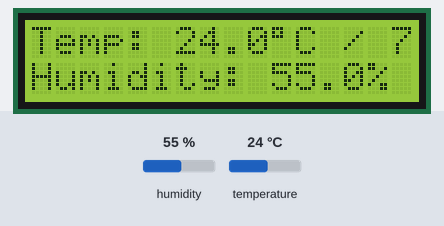
Bench run of a sketch on a simulated Arduino Uno, built with avr-gcc and run on an emulated ATmega328P. Shown: 16×2 character LCD. The test bench sets the inputs (shaded band); at power-on: humidity 55 %, temperature 24 °C.

Above: at 3.2 s.
3.3 s: humidity set to 22 %
At 4.8 s:
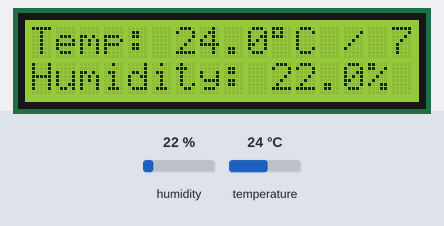
6.0 s: temperature set to 12 °C
At 7.4 s:
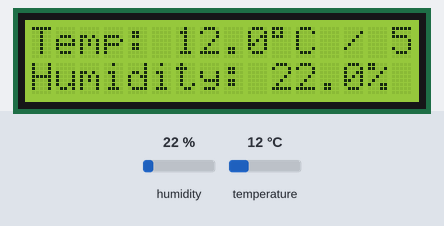
8.7 s: humidity set to 40 %
At 11.2 s:
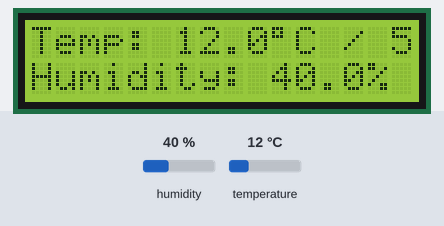
11.8 s: temperature set to 19 °C
At 13.8 s:
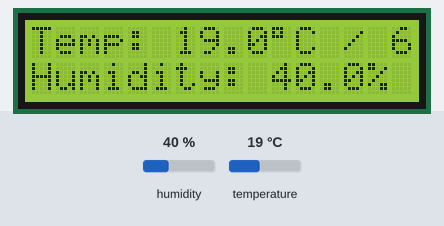
Timing chart, 0 to 15.3 s (numbered marks = the images above; inputs shaded):
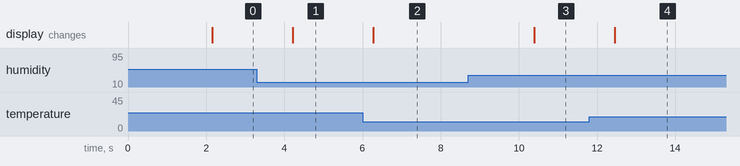

The sketch:

Environmental_Monitor.ino
```cpp
#include <Wire.h>
#include <LiquidCrystal_I2C.h>
#include <DHT.h>

// Pin & Sensor Setup
#define DHTPIN 2
#define DHTTYPE DHT11

DHT dht(DHTPIN, DHTTYPE);
LiquidCrystal_I2C lcd(0x27, 16, 2);

void setup() {
  lcd.init();
  lcd.backlight();
  dht.begin();

  // Boot sequence message
  lcd.setCursor(0, 0);
  lcd.print("Env Monitor");
  lcd.setCursor(0, 1);
  lcd.print("Initializing...");
  delay(2000);
  lcd.clear();
}

void loop() {
  // Read sensor values (takes ~250ms)
  float humidity = dht.readHumidity();
  float tempC = dht.readTemperature();
  float tempF = dht.readTemperature(true);

  // Check if reading failed
  if (isnan(humidity) || isnan(tempC) || isnan(tempF)) {
    lcd.setCursor(0, 0);
    lcd.print("Sensor Error!   ");
    return;
  }

  // Line 1: Temperature in Celsius & Fahrenheit
  lcd.setCursor(0, 0);
  lcd.print("Temp: ");
  lcd.print(tempC, 1);
  lcd.print((char)223); // Degree symbol (°)
  lcd.print("C / ");
  lcd.print(tempF, 0);
  lcd.print((char)223);
  lcd.print("F ");

  // Line 2: Humidity percentage
  lcd.setCursor(0, 1);
  lcd.print("Humidity: ");
  lcd.print(humidity, 1);
  lcd.print("%   ");

  // DHT11 minimum sampling interval (1-2 seconds)
  delay(2000);
}
```

Measured:
- after the input at 3.3 s, the display: changes after 0.91 s (image 1)
- after the input at 6.0 s, the display: changes after 0.27 s (image 2)
- after the input at 8.7 s, the display: changes after 1.7 s (image 3)
- after the input at 11.8 s, the display: changes after 0.66 s (image 4)
